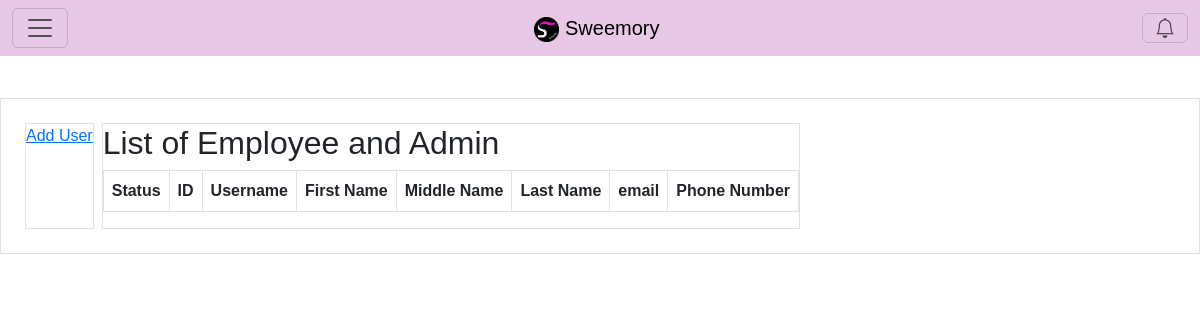
/ITspecialist/index (signed in), run on an earlier commit of the app's database.
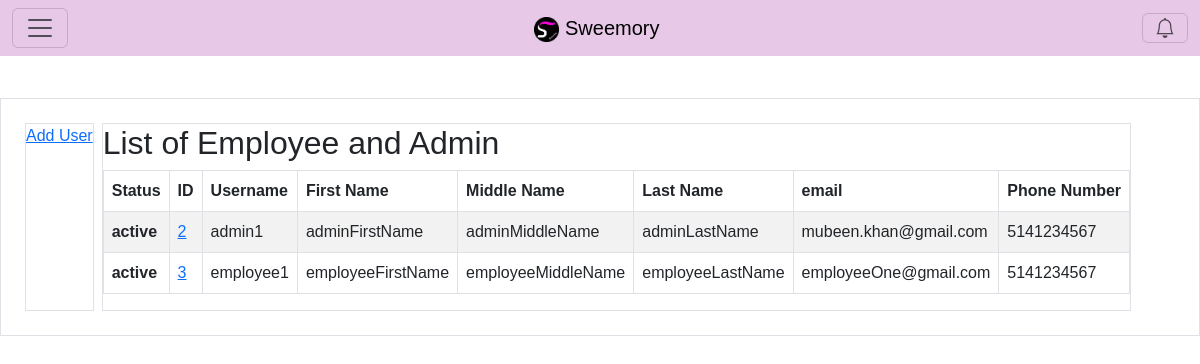
And on a later commit of the database.
### tables this page shows
CREATE TABLE `profile` (
  `user_id` int(11) NOT NULL,
  `first_name` varchar(50) NOT NULL,
  `middle_name` varchar(50) NOT NULL,
  `last_name` varchar(50) NOT NULL,
  `email` varchar(80) NOT NULL,
  `phone_number` varchar(10) NOT NULL,
  `status` varchar(8) NOT NULL
);

CREATE TABLE `user` (
  `user_id` int(11) NOT NULL,
  `user_type` varchar(12) NOT NULL,
  `username` varchar(50) NOT NULL,
  `password_hash` varchar(72) NOT NULL
);

### app/core/Controller.php (called while the page is built, shortened)
<?php
class Controller
{
    function view($name, $data = [])
    {
        include('app/views/' . $name . '.php');
    }
}

### app/controllers/ITspecialist.php (called while the page is built, shortened)
<?php
class ITspecialist extends \app\core\Controller
{
	public function index()
	{
        $user = new \app\models\User();
        $users = $user->getAllUsers();
        $this->view('ITspecialist/index', $users);
	}
}

### app/core/App.php (called while the page is built, shortened)
<?php
class App
{
    public function __construct()
    {
        $request = $this->parseUrl($_GET['url'] ?? '');
        $method = 'index';
        if (file_exists('app/controllers/' . $request[0] . '.php'))
        {
            unset($request[0]);
        }
        $controller = new $controller;
        if (isset($request[1]) && method_exists($controller, $request[1]))
        {
            $method = $request[1];
            unset($request[1]);
        }
        $params = array_values($request);
        call_user_func_array([$controller, $method], $params);
    }
    function parseUrl($url)
    {
        return explode('/', trim($url, '/'));
    }
}

### index.php (called while the page is built, shortened)
<?php
new app\core\App;

### app/core/Model.php (called while the page is built, shortened)
<?php
class Model
{
	public function __construct()
	{
		$host = 'localhost';
		$dbname = 'sweemory';
		$user = 'root';
		$pass = '';
		try
		{
			$this->connection = new \PDO("mysql:host=$host;dbname=$dbname", $user, $pass);
		}
		catch (PDOException $e)
		{
			echo $e->getMessage();
		}
	}
}

### app/models/User.php (called while the page is built, shortened)
<?php
class User extends \app\core\Model
{
	public function getAllUsers()
	{
		$SQL = "SELECT * FROM user JOIN profile ON user.user_id = profile.user_id WHERE
				user.user_type IN ('admin', 'employee')";
		$STH = $this->connection->prepare($SQL);
		$STH->execute();
		$STH->setFetchMode(\PDO::FETCH_CLASS, 'app\\models\\User');
		return $STH->fetchAll();
	}
}

### app/core/autoload.php (called while the page is built, shortened)
<?php
spl_autoload_register(
    function($class_name)
    {
        $class_name = str_replace("\\", DIRECTORY_SEPARATOR, $class_name);
    }
);

### app/views/ITspecialist/index.php (the view)
<?php $this->view('shared/header','IT Home Page'); ?>
<?php $this->view('shared/navigation/nav'); ?>
<div class="p-4 mt-5 border d-flex">
	<div class="border">
		<a href="/ITspecialist/createUser">Add User</a>
	</div>
	<div class="spacer" style="width: 8px; flex-shrink: 0; margin: 0; padding: 0;"></div>
	<div class="border">
		<h2>List of Employee and Admin</h2>
		<table class="table table-striped table-bordered">
            <thead>
                <tr>
                    <th scope="col">Status</th>
                    <th scope="col">ID</th>
                    <th scope="col">Username</th>
                    <th scope="col">First Name</th>
                    <th scope="col">Middle Name</th>
                    <th scope="col">Last Name</th>
                    <th scope="col">email</th>
                    <th scope="col">Phone Number</th>
                </tr>
            </thead>
            <tbody>
            	<?php foreach ($data as $user) { ?>
	                <tr>
	                    <th scope="row"><?=$user->status?></th>
	                    <td><a href=""><?=$user->user_id?></a></td>
	                    <td><?=$user->username?></td>
	                    <td><?=$user->first_name?></td>
	                    <td><?=$user->middle_name?></td>
	                    <td><?=$user->last_name?></td>
	                    <td><?=$user->email?></td>
	                    <td><?=$user->phone_number?></td>
	                </tr>
                <?php
					}
				?>
            </tbody>
        </table>
	</div>
</div>
<?php $this->view('shared/footer'); ?>

### app/views/shared/header.php (shortened to what this page needs)
<!DOCTYPE html>
<html>
<head>
	<link href="https://cdn.jsdelivr.net/npm/bootstrap@5.3.0-alpha1/dist/css/bootstrap.min.css" rel="stylesheet">
	<link rel="stylesheet" href="https://cdn.jsdelivr.net/npm/bootstrap-icons@1.10.3/font/bootstrap-icons.css">
	<link rel="stylesheet" href="/css/main.css">
	<link class="jsbin" href="http://ajax.googleapis.com/ajax/libs/jqueryui/1/themes/base/jquery-ui.css" rel="stylesheet" type="text/css" />
</head>
<body>

### app/views/shared/navigation/nav.php (shortened to what this page needs)
<nav class="navbar fixed-top" style="background-color: #e8c8e7;">
  <div class="container-fluid">
    <?php $this->view('shared/navigation/sidebars/leftSidebar') ?>
    <a class="navbar-brand" href="Main/index"><img src="/resources/logo.png" alt="Cliquebait Logo" class="d-inline-block align-text-top" style="width: 25px; height: 25px;"> Sweemory</a>
    <?php $this->view('shared/navigation/sidebars/rightSidebar') ?>
</nav>

### app/views/shared/navigation/sidebars/leftSidebar.php (shortened to what this page needs)
<button class="navbar-toggler" type="button" data-bs-toggle="offcanvas" data-bs-target="#offcanvasNavbar2" aria-controls="offcanvasNavbar2">
  <span class="navbar-toggler-icon"></span>
</button>

### app/views/shared/navigation/sidebars/rightSidebar.php (shortened to what this page needs)
<button class="navbar-toggler" type="button" data-bs-toggle="offcanvas" data-bs-target="#offcanvasNavbar" aria-controls="offcanvasNavbar">
  <span class="bi bi-bell"></span>
</button>

### app/views/shared/footer.php
</body>
</html>

### css/main.css (style rules this page uses)
body { background-color: #FFFFFF; font-family: 'Ubuntu', sans-serif; }

### app/views/shared/header.php (style rules this page uses)
body { position: relative; top: 50px; }

What changed in the data, as far as the page shows it:
added profile: status "active", user_id "2", user_id.username "admin1", first_name "adminFirstName", middle_name "adminMiddleName", last_name "adminLastName", email "mubeen.khan@gmail.com", phone_number "5141234567"
added profile: status "active", user_id "3", user_id.username "employee1", first_name "employeeFirstName", middle_name "employeeMiddleName", last_name "employeeLastName", email "employeeOne@gmail.com", phone_number "5141234567"
